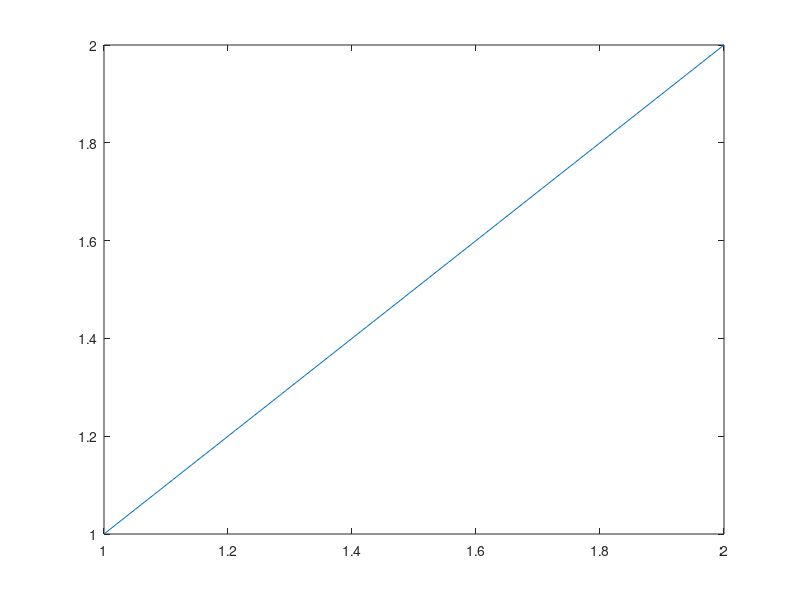

Reproduce this figure in MATLAB. (Note: this script raises an error after producing the figure.)
clear
close all
f={...
    @(x) x.^2-2, ... m=1
    @(x) (x.^2-2).^3,... % m=3
    @(x) (x.^2-2).^5 ... % m=5
    };

df={@(x) 2.*x,...
	@(x) 3.*f{1}(x).^2.*2.*x,...
	@(x) 5.*f{1}(x).^4.*2.*x};

ddf={...
    @(x) 2+0.*x,...
	@(x) 6*f{1}(x).*(df{1}(x).^2)+3.*f{1}(x).^2.*2,...
    @(x) 20*f{1}(x).^3.*(df{1}(x).^2)+5.*f{1}(x).^4.*2};

phi={...
    @(x) MappaNewton(f{1},df{1},x),...
    @(x) MappaNewton(f{2},df{2},x),...
    @(x) MappaNewton(f{3},df{3},x)};

phiDer={...
    @(x) MappaNewtonDer(f{1},df{1},ddf{1},x),...
    @(x) MappaNewtonDer(f{2},df{2},ddf{2},x),...
    @(x) MappaNewtonDer(f{3},df{3},ddf{3},x)};

phiMod={@(x) MappaNewtonMod(f{2},df{2},x,3),...
        @(x) MappaNewtonMod(f{3},df{3},x,5)};
phiModDer={...
    @(x) MappaNewtonModDer(f{2},df{2},ddf{2},x,3),...
    @(x) MappaNewtonModDer(f{3},df{3},ddf{3},x,5)};


xstar=sqrt(2); % soluzione vera
toll=10^-8;
itmax=100;
x0=2;
method='s';
%% punto 1
a=1; b=2; xplot=linspace(1,2);

for i = 1 : length(f)
    figure(i)
    plot(xplot,xplot);
    hold on
    plot(xstar, phiDer{i}(xstar),'o');
    plot(xplot, phi{i}(xplot));
    plot(xplot, phiDer{i}(xplot));
    if i > 1
        plot(xplot,phiMod{i-1}(xplot));
        plot(xplot,phiModDer{i-1}(xplot));
    end
    legend('y=x','derivata nel pto fisso','mappa iterazione','derivata mappa',...
    'mappa iterazione mod', 'der mappa mod')
    title("caso m="+(2*i-1))
end
